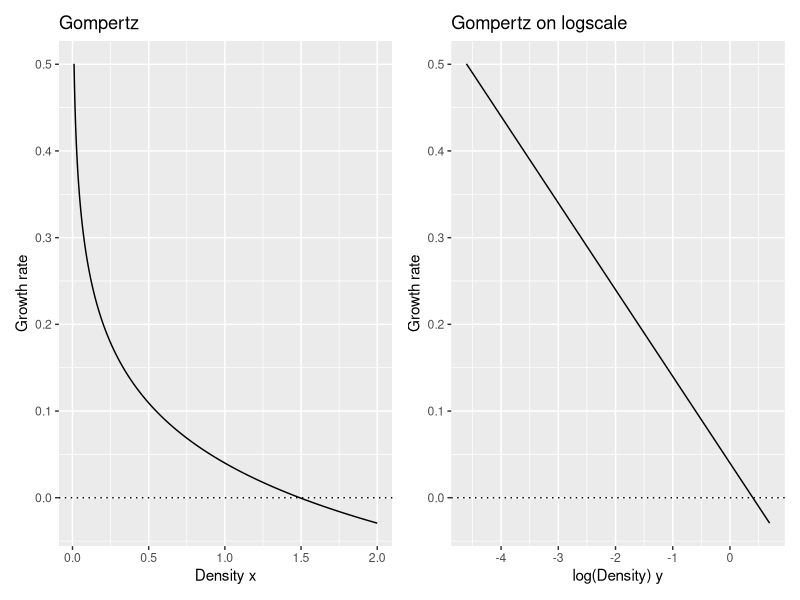
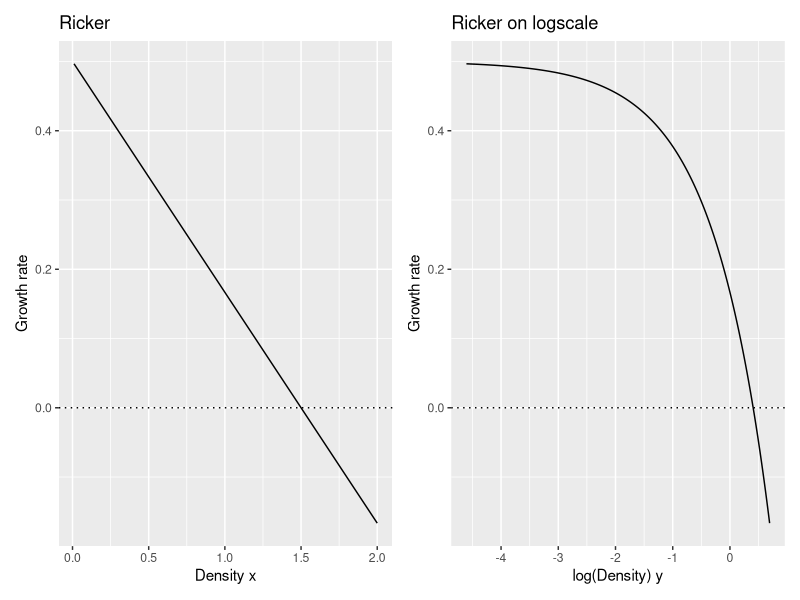

Recreate these plots in R, in order.
## ---- chunk 1
#| echo: false
library("ggplot2")
library("patchwork")
# theme_set(theme_bw(base_size = 11))
## ---- chunk 2
#| echo: false
#| fig-width: 8
#| fig-height: 4
#| out-width: 100%

n = 1000
x = seq(.01, 2, length.out=n)
y = log(x)

# Gompertz model

a =  0.04
b = -0.1

df = data.frame(x = x, 
                y = a+b*y)
p1 = ggplot(df, aes(x,y)) +
  geom_line() +
  geom_hline(yintercept=0, lty=3) +
  xlab("Density x") +
  ylab("Growth rate") +
  ggtitle("Gompertz")

df = data.frame(x = y, 
                y = a+b*y)
p2 = ggplot(df, aes(x,y)) +
  geom_line() +
  geom_hline(yintercept=0, lty=3) +
  xlab("log(Density) y") +
  ylab("Growth rate") +
  ggtitle("Gompertz on logscale")

p1 + p2
## ---- chunk 3
#| echo: false
#| fig-width: 8
#| fig-height: 4
#| out-width: 100%

n = 1000
x = seq(.01, 2, length.out=n)
y = log(x)

# Ricker model

a = 0.5   
b = -0.3333

df = data.frame(x = x, 
                y = a+b*x)
p1 = ggplot(df, aes(x,y)) +
  geom_line() +
  geom_hline(yintercept=0, lty=3) +
  xlab("Density x") +
  ylab("Growth rate") +
  ggtitle("Ricker")

df = data.frame(x = y, 
                y = a+b*x)
p2 = ggplot(df, aes(x,y)) +
  geom_line() +
  geom_hline(yintercept=0, lty=3) +
  xlab("log(Density) y") +
  ylab("Growth rate") +
  ggtitle("Ricker on logscale")

p1 + p2
